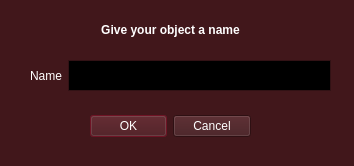
<?xml version="1.0" encoding="UTF-8"?>
<ui version="4.0">
 <class>Dialog</class>
 <widget class="QDialog" name="Dialog">
  <property name="geometry">
   <rect>
    <x>0</x>
    <y>0</y>
    <width>354</width>
    <height>166</height>
   </rect>
  </property>
  <property name="palette">
   <palette>
    <active>
     <colorrole role="WindowText">
      <brush brushstyle="SolidPattern">
       <color alpha="255">
        <red>255</red>
        <green>255</green>
        <blue>255</blue>
       </color>
      </brush>
     </colorrole>
     <colorrole role="Button">
      <brush brushstyle="SolidPattern">
       <color alpha="255">
        <red>65</red>
        <green>23</green>
        <blue>27</blue>
       </color>
      </brush>
     </colorrole>
     <colorrole role="Light">
      <brush brushstyle="SolidPattern">
       <color alpha="255">
        <red>98</red>
        <green>34</green>
        <blue>41</blue>
       </color>
      </brush>
     </colorrole>
     <colorrole role="Midlight">
      <brush brushstyle="SolidPattern">
       <color alpha="255">
        <red>81</red>
        <green>28</green>
        <blue>34</blue>
       </color>
      </brush>
     </colorrole>
     <colorrole role="Dark">
      <brush brushstyle="SolidPattern">
       <color alpha="255">
        <red>33</red>
        <green>11</green>
        <blue>14</blue>
       </color>
      </brush>
     </colorrole>
     <colorrole role="Mid">
      <brush brushstyle="SolidPattern">
       <color alpha="255">
        <red>43</red>
        <green>15</green>
        <blue>18</blue>
       </color>
      </brush>
     </colorrole>
     <colorrole role="Text">
      <brush brushstyle="SolidPattern">
       <color alpha="255">
        <red>255</red>
        <green>255</green>
        <blue>255</blue>
       </color>
      </brush>
     </colorrole>
     <colorrole role="BrightText">
      <brush brushstyle="SolidPattern">
       <color alpha="255">
        <red>255</red>
        <green>255</green>
        <blue>255</blue>
       </color>
      </brush>
     </colorrole>
     <colorrole role="ButtonText">
      <brush brushstyle="SolidPattern">
       <color alpha="255">
        <red>255</red>
        <green>255</green>
        <blue>255</blue>
       </color>
      </brush>
     </colorrole>
     <colorrole role="Base">
      <brush brushstyle="SolidPattern">
       <color alpha="255">
        <red>0</red>
        <green>0</green>
        <blue>0</blue>
       </color>
      </brush>
     </colorrole>
     <colorrole role="Window">
      <brush brushstyle="SolidPattern">
       <color alpha="255">
        <red>65</red>
        <green>23</green>
        <blue>27</blue>
       </color>
      </brush>
     </colorrole>
     <colorrole role="Shadow">
      <brush brushstyle="SolidPattern">
       <color alpha="255">
        <red>0</red>
        <green>0</green>
        <blue>0</blue>
       </color>
      </brush>
     </colorrole>
     <colorrole role="Highlight">
      <brush brushstyle="SolidPattern">
       <color alpha="255">
        <red>139</red>
        <green>24</green>
        <blue>46</blue>
       </color>
      </brush>
     </colorrole>
     <colorrole role="Link">
      <brush brushstyle="SolidPattern">
       <color alpha="255">
        <red>255</red>
        <green>75</green>
        <blue>61</blue>
       </color>
      </brush>
     </colorrole>
     <colorrole role="AlternateBase">
      <brush brushstyle="SolidPattern">
       <color alpha="255">
        <red>32</red>
        <green>11</green>
        <blue>13</blue>
       </color>
      </brush>
     </colorrole>
     <colorrole role="ToolTipBase">
      <brush brushstyle="SolidPattern">
       <color alpha="255">
        <red>255</red>
        <green>255</green>
        <blue>220</blue>
       </color>
      </brush>
     </colorrole>
     <colorrole role="ToolTipText">
      <brush brushstyle="SolidPattern">
       <color alpha="255">
        <red>0</red>
        <green>0</green>
        <blue>0</blue>
       </color>
      </brush>
     </colorrole>
     <colorrole role="PlaceholderText">
      <brush brushstyle="SolidPattern">
       <color alpha="127">
        <red>255</red>
        <green>255</green>
        <blue>255</blue>
       </color>
      </brush>
     </colorrole>
     <colorrole role="Accent">
      <brush brushstyle="SolidPattern">
       <color alpha="255">
        <red>0</red>
        <green>0</green>
        <blue>0</blue>
       </color>
      </brush>
     </colorrole>
    </active>
    <inactive>
     <colorrole role="WindowText">
      <brush brushstyle="SolidPattern">
       <color alpha="255">
        <red>255</red>
        <green>255</green>
        <blue>255</blue>
       </color>
      </brush>
     </colorrole>
     <colorrole role="Button">
      <brush brushstyle="SolidPattern">
       <color alpha="255">
        <red>65</red>
        <green>23</green>
        <blue>27</blue>
       </color>
      </brush>
     </colorrole>
     <colorrole role="Light">
      <brush brushstyle="SolidPattern">
       <color alpha="255">
        <red>98</red>
        <green>34</green>
        <blue>41</blue>
       </color>
      </brush>
     </colorrole>
     <colorrole role="Midlight">
      <brush brushstyle="SolidPattern">
       <color alpha="255">
        <red>81</red>
        <green>28</green>
        <blue>34</blue>
       </color>
      </brush>
     </colorrole>
     <colorrole role="Dark">
      <brush brushstyle="SolidPattern">
       <color alpha="255">
        <red>33</red>
        <green>11</green>
        <blue>14</blue>
       </color>
      </brush>
     </colorrole>
     <colorrole role="Mid">
      <brush brushstyle="SolidPattern">
       <color alpha="255">
        <red>43</red>
        <green>15</green>
        <blue>18</blue>
       </color>
      </brush>
     </colorrole>
     <colorrole role="Text">
      <brush brushstyle="SolidPattern">
       <color alpha="255">
        <red>255</red>
        <green>255</green>
        <blue>255</blue>
       </color>
      </brush>
     </colorrole>
     <colorrole role="BrightText">
      <brush brushstyle="SolidPattern">
       <color alpha="255">
        <red>255</red>
        <green>255</green>
        <blue>255</blue>
       </color>
      </brush>
     </colorrole>
     <colorrole role="ButtonText">
      <brush brushstyle="SolidPattern">
       <color alpha="255">
        <red>255</red>
        <green>255</green>
        <blue>255</blue>
       </color>
      </brush>
     </colorrole>
     <colorrole role="Base">
      <brush brushstyle="SolidPattern">
       <color alpha="255">
        <red>0</red>
        <green>0</green>
        <blue>0</blue>
       </color>
      </brush>
     </colorrole>
     <colorrole role="Window">
      <brush brushstyle="SolidPattern">
       <color alpha="255">
        <red>65</red>
        <green>23</green>
        <blue>27</blue>
       </color>
      </brush>
     </colorrole>
     <colorrole role="Shadow">
      <brush brushstyle="SolidPattern">
       <color alpha="255">
        <red>0</red>
        <green>0</green>
        <blue>0</blue>
       </color>
      </brush>
     </colorrole>
     <colorrole role="Highlight">
      <brush brushstyle="SolidPattern">
       <color alpha="255">
        <red>139</red>
        <green>24</green>
        <blue>46</blue>
       </color>
      </brush>
     </colorrole>
     <colorrole role="Link">
      <brush brushstyle="SolidPattern">
       <color alpha="255">
        <red>255</red>
        <green>75</green>
        <blue>61</blue>
       </color>
      </brush>
     </colorrole>
     <colorrole role="AlternateBase">
      <brush brushstyle="SolidPattern">
       <color alpha="255">
        <red>32</red>
        <green>11</green>
        <blue>13</blue>
       </color>
      </brush>
     </colorrole>
     <colorrole role="ToolTipBase">
      <brush brushstyle="SolidPattern">
       <color alpha="255">
        <red>255</red>
        <green>255</green>
        <blue>220</blue>
       </color>
      </brush>
     </colorrole>
     <colorrole role="ToolTipText">
      <brush brushstyle="SolidPattern">
       <color alpha="255">
        <red>0</red>
        <green>0</green>
        <blue>0</blue>
       </color>
      </brush>
     </colorrole>
     <colorrole role="PlaceholderText">
      <brush brushstyle="SolidPattern">
       <color alpha="127">
        <red>255</red>
        <green>255</green>
        <blue>255</blue>
       </color>
      </brush>
     </colorrole>
     <colorrole role="Accent">
      <brush brushstyle="SolidPattern">
       <color alpha="255">
        <red>0</red>
        <green>0</green>
        <blue>0</blue>
       </color>
      </brush>
     </colorrole>
    </inactive>
    <disabled>
     <colorrole role="WindowText">
      <brush brushstyle="SolidPattern">
       <color alpha="255">
        <red>33</red>
        <green>11</green>
        <blue>14</blue>
       </color>
      </brush>
     </colorrole>
     <colorrole role="Button">
      <brush brushstyle="SolidPattern">
       <color alpha="255">
        <red>65</red>
        <green>23</green>
        <blue>27</blue>
       </color>
      </brush>
     </colorrole>
     <colorrole role="Light">
      <brush brushstyle="SolidPattern">
       <color alpha="255">
        <red>98</red>
        <green>34</green>
        <blue>41</blue>
       </color>
      </brush>
     </colorrole>
     <colorrole role="Midlight">
      <brush brushstyle="SolidPattern">
       <color alpha="255">
        <red>81</red>
        <green>28</green>
        <blue>34</blue>
       </color>
      </brush>
     </colorrole>
     <colorrole role="Dark">
      <brush brushstyle="SolidPattern">
       <color alpha="255">
        <red>33</red>
        <green>11</green>
        <blue>14</blue>
       </color>
      </brush>
     </colorrole>
     <colorrole role="Mid">
      <brush brushstyle="SolidPattern">
       <color alpha="255">
        <red>43</red>
        <green>15</green>
        <blue>18</blue>
       </color>
      </brush>
     </colorrole>
     <colorrole role="Text">
      <brush brushstyle="SolidPattern">
       <color alpha="255">
        <red>33</red>
        <green>11</green>
        <blue>14</blue>
       </color>
      </brush>
     </colorrole>
     <colorrole role="BrightText">
      <brush brushstyle="SolidPattern">
       <color alpha="255">
        <red>255</red>
        <green>255</green>
        <blue>255</blue>
       </color>
      </brush>
     </colorrole>
     <colorrole role="ButtonText">
      <brush brushstyle="SolidPattern">
       <color alpha="255">
        <red>33</red>
        <green>11</green>
        <blue>14</blue>
       </color>
      </brush>
     </colorrole>
     <colorrole role="Base">
      <brush brushstyle="SolidPattern">
       <color alpha="255">
        <red>65</red>
        <green>23</green>
        <blue>27</blue>
       </color>
      </brush>
     </colorrole>
     <colorrole role="Window">
      <brush brushstyle="SolidPattern">
       <color alpha="255">
        <red>65</red>
        <green>23</green>
        <blue>27</blue>
       </color>
      </brush>
     </colorrole>
     <colorrole role="Shadow">
      <brush brushstyle="SolidPattern">
       <color alpha="255">
        <red>0</red>
        <green>0</green>
        <blue>0</blue>
       </color>
      </brush>
     </colorrole>
     <colorrole role="Link">
      <brush brushstyle="SolidPattern">
       <color alpha="255">
        <red>255</red>
        <green>75</green>
        <blue>61</blue>
       </color>
      </brush>
     </colorrole>
     <colorrole role="AlternateBase">
      <brush brushstyle="SolidPattern">
       <color alpha="255">
        <red>65</red>
        <green>23</green>
        <blue>27</blue>
       </color>
      </brush>
     </colorrole>
     <colorrole role="ToolTipBase">
      <brush brushstyle="SolidPattern">
       <color alpha="255">
        <red>255</red>
        <green>255</green>
        <blue>220</blue>
       </color>
      </brush>
     </colorrole>
     <colorrole role="ToolTipText">
      <brush brushstyle="SolidPattern">
       <color alpha="255">
        <red>0</red>
        <green>0</green>
        <blue>0</blue>
       </color>
      </brush>
     </colorrole>
     <colorrole role="PlaceholderText">
      <brush brushstyle="SolidPattern">
       <color alpha="127">
        <red>33</red>
        <green>11</green>
        <blue>14</blue>
       </color>
      </brush>
     </colorrole>
     <colorrole role="Accent">
      <brush brushstyle="SolidPattern">
       <color alpha="255">
        <red>46</red>
        <green>16</green>
        <blue>19</blue>
       </color>
      </brush>
     </colorrole>
    </disabled>
   </palette>
  </property>
  <property name="windowTitle">
   <string>Set a Name</string>
  </property>
  <widget class="QDialogButtonBox" name="buttonBox">
   <property name="geometry">
    <rect>
     <x>90</x>
     <y>110</y>
     <width>161</width>
     <height>32</height>
    </rect>
   </property>
   <property name="orientation">
    <enum>Qt::Orientation::Horizontal</enum>
   </property>
   <property name="standardButtons">
    <set>QDialogButtonBox::StandardButton::Cancel|QDialogButtonBox::StandardButton::Ok</set>
   </property>
  </widget>
  <widget class="QLabel" name="title">
   <property name="geometry">
    <rect>
     <x>90</x>
     <y>20</y>
     <width>161</width>
     <height>20</height>
    </rect>
   </property>
   <property name="text">
    <string>&lt;html&gt;&lt;head/&gt;&lt;body&gt;&lt;p&gt;&lt;span style=&quot; font-weight:700;&quot;&gt;Give your object a name&lt;/span&gt;&lt;/p&gt;&lt;/body&gt;&lt;/html&gt;</string>
   </property>
   <property name="alignment">
    <set>Qt::AlignmentFlag::AlignCenter</set>
   </property>
  </widget>
  <widget class="QWidget" name="">
   <property name="geometry">
    <rect>
     <x>30</x>
     <y>60</y>
     <width>301</width>
     <height>31</height>
    </rect>
   </property>
   <layout class="QHBoxLayout" name="horizontalLayout">
    <item>
     <widget class="QLabel" name="label">
      <property name="text">
       <string>Name</string>
      </property>
     </widget>
    </item>
    <item>
     <widget class="QPlainTextEdit" name="nameInput"/>
    </item>
   </layout>
  </widget>
 </widget>
 <resources/>
 <connections>
  <connection>
   <sender>buttonBox</sender>
   <signal>accepted()</signal>
   <receiver>Dialog</receiver>
   <slot>accept()</slot>
   <hints>
    <hint type="sourcelabel">
     <x>248</x>
     <y>254</y>
    </hint>
    <hint type="destinationlabel">
     <x>157</x>
     <y>274</y>
    </hint>
   </hints>
  </connection>
  <connection>
   <sender>buttonBox</sender>
   <signal>rejected()</signal>
   <receiver>Dialog</receiver>
   <slot>reject()</slot>
   <hints>
    <hint type="sourcelabel">
     <x>316</x>
     <y>260</y>
    </hint>
    <hint type="destinationlabel">
     <x>286</x>
     <y>274</y>
    </hint>
   </hints>
  </connection>
 </connections>
</ui>
